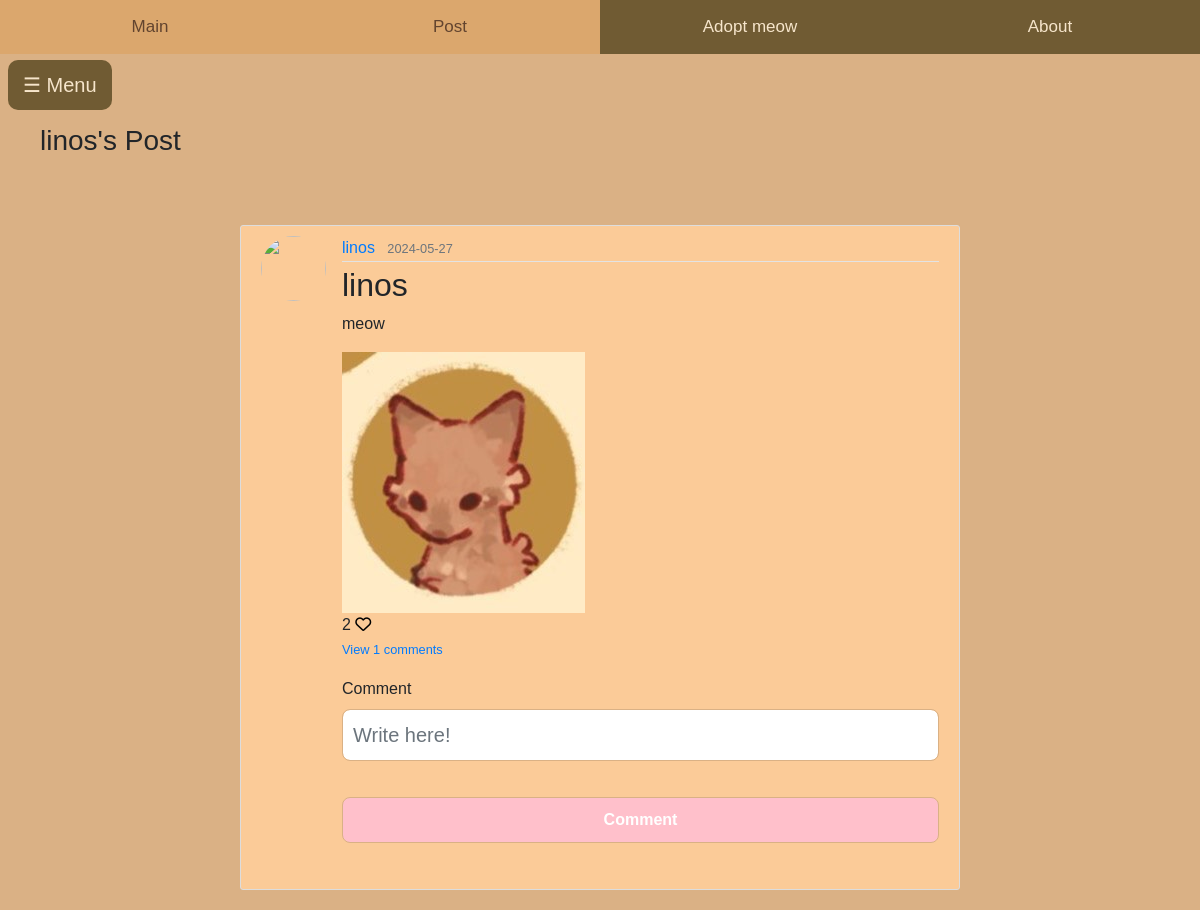
/20, run on the app's committed database.
### home/models.py (models this page shows, shortened)
class User(db.Model, UserMixin):
    id = db.Column(db.Integer, primary_key=True)
    fullname = db.Column(db.String(120), unique=True, nullable=False)
    email = db.Column(db.String(20), unique=True, nullable=False)
    username = db.Column(db.String(120), unique=True, nullable=False)
    password1 = db.Column(db.String(255), nullable=False)
    password2 = db.Column(db.String(255), nullable=False)
    state = db.Column(db.String(120), nullable=False)
    phonenumber = db.Column(db.String(20), unique=True, nullable=False)
    posts = db.relationship('Post', backref='author', lazy=True)
    comments = db.relationship('Comment', backref='author', lazy=True)
    likes = db.relationship('Like', backref='author', lazy=True)
    cats = db.relationship('Cat', backref='owner', lazy=True)

class Post(db.Model):
    id = db.Column(db.Integer, primary_key = True)
    title = db.Column(db.String(255), nullable =False)
    content = db.Column(db.Text, nullable=False)
    date = db.Column(db.DateTime(timezone=True), nullable=False, default=func.now())
    user_id = db.Column(db.Integer, db.ForeignKey('user.id'), nullable=False)
    file = db.Column(db.String(255), nullable=True)
    comments = db.relationship('Comment', backref='post', lazy=True)
    likes = db.relationship('Like', backref='post', lazy=True)

### home/views.py (the view)
@views.route('/<int:post_id>')
def post(post_id):
    form = CommentForm()
    post = Post.query.get_or_404(post_id)
    return render_template('post.html', title=post.title, post=post, form=form)

### home/forms.py
class CommentForm(FlaskForm):
    text = StringField('Comment', validators=[DataRequired()])
    submit = SubmitField('Comment')

### home/templates/post.html (shortened to what this page needs)
<!DOCTYPE html>
<html>
<head>
    <link rel="stylesheet" href="https://maxcdn.bootstrapcdn.com/bootstrap/4.0.0/css/bootstrap.min.css">
    <link rel='stylesheet' type='text/css' media='screen' href="{{url_for('static',filename='main.css')}}">
    <div class="topnav">
        <a href="/mainpage">Main</a>
        <a class="active" href="/createpost">Post</a>
        <a href="/adoptmeow">Adopt meow</a>
        <a href="/donation">About</a>
    </div>
</head>
<body>
    <span class='menu-button'onclick="openNav()">&#9776; Menu</span>
    <br />
    <div class="main">
        <ul>
            <h3>{{ post.author.username }}'s Post</h3>
        </ul>
        <div class="row">
            <div class="col-md-8">
            </div>
        </div>
        <article class="media content-section">
            <img class="rounded-circle article-img" src="{{ url_for('static', filename='' )}}">
            <div class="media-body">
                <div class="article-metadata">
                    <a class="mr-2" href="#">{{ post.author.username }}</a>
                    <small class="text-muted">{{ post.date.strftime('%Y-%m-%d') }}</small>
                </div>
                <h2><a class="article-title">{{ post.title }}</a></h2>
                <p class="article-content">{{ post.content }}</p>
                <div class="post-image">
                {% if post.file %}
                    <img src="{{ post.file }}" alt="uploaded image">
                {% endif %}
                </div>
                <div>
                    {{ post.likes|length }}
                    {% if current_user in post.likes|map(attribute="author")|list %}
                    <a href="/like-post/{{post.id}}"><i class="fa-solid fa-heart" style="color: #ff330f;"></i></a>
                    {% else %}
                    <a href="/like-post/{{post.id}}"><i class="fa-regular fa-heart" style="color: #000000;"></i></a>
                    {% endif %}
                  </div>
                <p class="card-text">
                    {% if post.comments|length > 0 %}
                        <a class="view_comment" data-bs-toggle="collapse" href="#comments-{{post.id}}" role="button">
                        <small>View {{post.comments|length}} comments </small>
                        </a>
                    {% else %}
                        <small class="text-muted">No comments</small>
                    {% endif %}
                </p>
                <form method="POST" action="/create-comment/{{post.id}}">
                    <fieldset class="form-group">
                        <div class="form-group">
                            {{ form.text.label(class="form-control-label") }}
                            {% if form.text.errors %}
                                {{ form.text(class="form-control form-control-lg is-invalid") }}
                                <div class="invalid-feedback">
                                    {% for error in form.text.errors %}
                                        <span>{{ error }}</span>
                                    {% endfor %}
                                </div>
                            {% else %}
                                {{ form.text(class="form-control form-control-lg", placeholder="Write here!") }}
                            {% endif %}
                        </div>
                    </fieldset>
                    <div class="form-group">
                        {{ form.submit(class="btn btn-outline-info") }}
                    </div>
                </form>
            </div>
        </article>
    </div>
</body>
</html>

### home/static/main.css (style rules this page uses)
body { margin: 0; padding: 0; overflow-x: hidden; background-color: #ffdc9c; margin-top: 100px; font-family: Arial, Helvetica, sans-serif; }
.row { text-align: center; margin-right: 0px; margin-left: 350px; }
.content-section { background: #fbcb98; padding: 10px 20px; border: 1px solid #dddddd; border-radius: 3px; margin-top: 50px; margin-bottom: 20px; margin-left: 20%; margin-right: 20%; }
.article-title { color: #444444; }
.article-content { white-space: pre-line; }
.article-img { height: 65px; width: 65px; margin-right: 16px; }
.article-metadata { padding-bottom: 1px; margin-bottom: 4px; border-bottom: 1px solid #e3e3e3 }
.topnav { overflow: hidden; background-color: #705b33; position: fixed; width: 100%; top: 0; z-index: 2; }
.topnav a { float: left; color: #f6e5cb; text-align: center; padding: 14px 0;; text-decoration: none; font-size: 17px; width: 25%; }
.topnav a:hover, a.active { background-color: #dba76d; color: #62442f; font-size: 17px; }
.topnav::after { content: ""; display: table; clear: both; }
.menu-button { position: absolute; top: 60px; left: 8px; font-size: 20px; cursor: pointer; color: #f6e5cb; background-color: #705b33; padding: 10px 15px; border-radius: 10px; z-index: 1; }
.post-image img { max-width: 500px; max-height: 300px; }
input[type="text"], input[type="email"], input[type="file"], input[type="submit"], select { width: 100%; padding: 10px; margin-bottom: 20px; border-radius: 8px; border: 1px solid #dab185; box-sizing: border-box; }
input[type="submit"] { background-color: #FFC0CB; color: #ffffff; font-weight: bold; cursor: pointer; }
body, .userpagecontainer { background-color: #dab185; }

### data on the page
User: author.username "linos"
Post: date "2024-05-27", title "linos", content "meow", file (picture)

### other printed values
{{ post.likes|length }} "2"
{{ post.comments|length }} "1"
